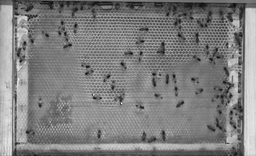
#> input picture Output/tests_clahe/test_clip1.0_tile32.png, 256 x 156 px, shrunk from 1696 x 1031 before the run, given in place of M01C02_000066.png, which was not available
$ jupyter execute --allow-errors filtres.ipynb   (older library calls are emulated)   (text cells are left out)
#> lines starting #> are read from the running program, lines starting #| are printed output that depends on the picture; pictures that were not available may be replaced by others from this repository, and a replacement may not be noted
[cell 1]
import cv2
import numpy as np
import os
import itertools
from tqdm import tqdm
import time
import sys
from scipy.fftpack import dct, idct

[cell 2]
IMG_PATH = "/Users/valentindaveau/2IA_S8/Mission_R&D/Bee-recognition/images2_crop/M01C02_000066.png"
BASE_OUT = "/Users/valentindaveau/2IA_S8/Mission_R&D/Bee-recognition/Output"

img = cv2.imread(IMG_PATH, cv2.IMREAD_GRAYSCALE)
#> img is the input picture: shape (156, 256); min 11, max 247, mean 126.9
if img is None:
    raise FileNotFoundError(f"Image introuvable : {IMG_PATH}")
print(f"Image chargée — {img.shape[1]}x{img.shape[0]} px")
#| Image chargée — 256x156 px

def make_output_dir(name):
    path = os.path.join(BASE_OUT, name)
    os.makedirs(path, exist_ok=True)
    return path

[cell 3]
output_dir = make_output_dir("tests_clahe")

clahe_clip_values = [1.0]
clahe_tile_values  = [32]
combinations = list(itertools.product(clahe_clip_values, clahe_tile_values))
print(f"CLAHE — {len(combinations)} combinaisons.")

for clip, tile in tqdm(combinations, desc="CLAHE"):
    clahe  = cv2.createCLAHE(clipLimit=clip, tileGridSize=(tile, tile))
    result = clahe.apply(img)
    cv2.imwrite(os.path.join(output_dir, f"test_clip{clip:.1f}_tile{tile}.png"), result)
#> this loop made 1 pass
#> pass 1, `result = clahe.apply(img)`:
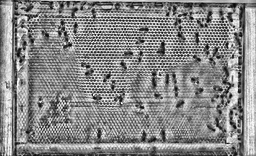
#> result: shape (156, 256); min 7, max 255, mean 135.8

print(f"Termine -> {output_dir}")
#| Termine -> /Users/valentindaveau/2IA_S8/Mission_R&D/Bee-recognition/Output/tests_clahe

[cell 4]
def apply_retinex(img, sigmas=(15, 80, 250)):
    """Multi-Scale Retinex sur image niveaux de gris."""
    img_f   = img.astype(np.float32) + 1.0
    log_img = np.log(img_f)
    msr     = np.zeros_like(img_f)
    for sigma in sigmas:
        blurred = cv2.GaussianBlur(img_f, (0, 0), sigma)
        blurred = np.maximum(blurred, 1.0)
        msr    += log_img - np.log(blurred)
    msr /= len(sigmas)
    msr  = cv2.normalize(msr, None, 0, 255, cv2.NORM_MINMAX)
    return msr.astype(np.uint8)


output_dir = make_output_dir("tests_retinex")

sigma_configs = {
    "ssr_15":    (15,),
    #"ssr_80":    (80,),
    #"ssr_250":   (250,),
    #"msr_std":   (15, 80, 250),
    #"msr_tight": (10, 25, 50),
    #"msr_wide":  (25, 100, 300),
}
retinex_sigmas = list(sigma_configs.values())[0]  # premier config actif
print(f"Retinex — {len(sigma_configs)} configurations.")

for name, sigmas in tqdm(sigma_configs.items(), desc="Retinex"):
    result = apply_retinex(img, sigmas=sigmas)
    cv2.imwrite(os.path.join(output_dir, f"test_{name}.png"), result)
#> this loop made 1 pass
#> pass 1, in apply_retinex, `msr  = cv2.normalize(msr, None, 0, 255, cv2.NORM_MINMAX)`:
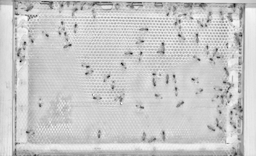
#> msr: shape (156, 256) float32; min -2.6e-06, max 255, mean 202.3; drawn with min black and max white

print(f"Termine -> {output_dir}")
#| Termine -> /Users/valentindaveau/2IA_S8/Mission_R&D/Bee-recognition/Output/tests_retinex

[cell 5]
# Conservee pour Kramer-Bruckner (center_weight >= 1)
# [27 lines left out: function apply_snn_kb, not called in this run]


def apply_snn(img, radius, h=15, passes=1):
    """
    SNN par plage d'intensite : inspire du concept query_radius du code GitHub.
    Pour chaque pixel c, retient les voisins dans [c-h, c+h] et les moyenne.
    h : rayon d'intensite (sigma bruit ~2.75 -> h=8-20 conseille).
    """
    result = img.copy()
    for _ in range(passes):
        img_f = result.astype(np.float32)
        win   = 2 * radius + 1
        pad   = cv2.copyMakeBorder(img_f, radius, radius, radius, radius, cv2.BORDER_REFLECT)
        H, W  = img_f.shape

        # Empilement vectorise de tous les voisins : (n_neighbors, H, W)
        planes = [
            pad[dy:dy + H, dx:dx + W]
            for dy in range(win)
            for dx in range(win)
            if not (dy == radius and dx == radius)
        ]
        neighbors = np.stack(planes, axis=0)             # (n_nbrs, H, W)
        keep      = np.abs(neighbors - img_f) <= h       # masque booleen
        n_kept    = keep.sum(axis=0)                     # (H, W)
        accum     = (neighbors * keep).sum(axis=0)       # (H, W)

        # Aucun voisin retenu -> conserver le pixel original
        out    = np.where(n_kept > 0, accum / np.maximum(n_kept, 1), img_f)
        result = np.clip(out, 0, 255).astype(np.uint8)
    return result

[cell 6]
output_dir = make_output_dir("tests_snn")

# radius : rayon spatial (cellules ~22 px -> radius <= 2)
snn_radius_values = [2]
# h : rayon d'intensite (bruit sigma~2.75 ; tester de 3*sigma a ~15*sigma)
snn_h_values      = [5]
# passes : iterations successives
snn_passes_values = [1,2,3]
combinations  = list(itertools.product(snn_radius_values, snn_h_values, snn_passes_values))
print(f"SNN — {len(combinations)} combinaisons.")

for radius, h_val, passes in tqdm(combinations, desc="SNN"):
    result = apply_snn(img, radius, h=h_val, passes=passes)
    cv2.imwrite(os.path.join(output_dir, f"test_r{radius}_h{h_val}_passes{passes}.png"), result)

print(f"Termine -> {output_dir}")
#| Termine -> /Users/valentindaveau/2IA_S8/Mission_R&D/Bee-recognition/Output/tests_snn

[cell 7]
def apply_epoaf(img, offsets, ksize=3):
    img_f = img.astype(np.float32)
    h, w = img.shape
    gx = cv2.Sobel(img_f, cv2.CV_32F, 1, 0, ksize=ksize)
    gy = cv2.Sobel(img_f, cv2.CV_32F, 0, 1, ksize=ksize)
    mag = np.sqrt(gx ** 2 + gy ** 2) + 1e-6
    tx = -gy / mag
    ty =  gx / mag
    xs = np.tile(np.arange(w, dtype=np.float32)[None, :], (h, 1))
    ys = np.tile(np.arange(h, dtype=np.float32)[:, None], (1, w))
    accum = img_f.copy()
    n = 1
    for s in offsets:
        map_x = np.clip(xs + s * tx, 0, w - 1).astype(np.float32)
        map_y = np.clip(ys + s * ty, 0, h - 1).astype(np.float32)
        accum += cv2.remap(img_f, map_x, map_y, cv2.INTER_LINEAR, borderMode=cv2.BORDER_REFLECT)
        n += 1
    return np.clip(accum / n, 0, 255).astype(np.uint8)


output_dir = make_output_dir("tests_epoaf")

# offsets : pas le long de la tangente a l'arete.
# Dans les zones plates (interieur alvéoles), le gradient Sobel est domine par le
# bruit -> direction tangente aleatoire. Un offset de 1px dans une direction
# aleatoire atterrit sur un pixel intérieur voisin (similaire) -> lissage bruit OK.
# Un offset >= 3px dans une direction aleatoire traverse les parois (~3-5px) -> flou.
# Regle : max_offset <= epaisseur_paroi / 2 ~ 1-2 px.
epoaf_offset_configs = {
    "pm1":   (-1, 1),           # 3 px moyennes  : lissage minimal, bruit reduit
    #"pm1_2": (-2, -1, 1, 2),    # 5 px moyennes  : lissage modere, limite a 2px de la tangente
}

# ksize=3 : gradient local (reactif aux petits bords)
# ksize=5 : gradient plus lisse mais moins precis sur des parois de 3-5 px
epoaf_ksize_values  = [5]

# passes : iterations ; avec pm1 le lissage est doux, 2-3 passes sont utiles
epoaf_passes_values = [1]

combinations = [
    (off_name, off_vals, ks, passes)
    for off_name, off_vals in epoaf_offset_configs.items()
    for ks in epoaf_ksize_values
    for passes in epoaf_passes_values
]
print(f"EPOAF — {len(combinations)} combinaisons.")

for off_name, off_vals, ks, passes in tqdm(combinations, desc="EPOAF"):
    result = img.copy()
    for _ in range(passes):
        result = apply_epoaf(result, off_vals, ksize=ks)
    cv2.imwrite(os.path.join(output_dir, f"test_{off_name}_ks{ks}_passes{passes}.png"), result)
#> this loop made 1 pass
#> pass 1, in apply_epoaf, `gy = cv2.Sobel(img_f, cv2.CV_32F, 0, 1, ksize=ksize)`:
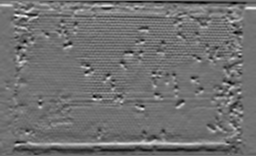
#> gy: shape (156, 256) float32; min -4590, max 5785, mean -6.6; drawn with min black and max white

print(f"Termine -> {output_dir}")
#| Termine -> /Users/valentindaveau/2IA_S8/Mission_R&D/Bee-recognition/Output/tests_epoaf

[cell 8]
output_dir = make_output_dir("tests_bilateral")

# d : diametre du filtre (cellules ~22 px -> rester en dessous pour ne pas traverser les bords)
bilateral_d_values           = [110]
# sigmaColor : tolerance d'intensite (murs de cellules ~ 20-40 niveaux de contraste)
bilateral_sc_values = [20]
# sigmaSpace : sigma spatial (doit rester du meme ordre que d)
bilateral_ss_values = [50]
combinations = list(itertools.product(bilateral_d_values, bilateral_sc_values, bilateral_ss_values))
print(f"Bilateral — {len(combinations)} combinaisons.")

for d, sc, ss in tqdm(combinations, desc="Bilateral"):
    filtered = cv2.bilateralFilter(img, d, sc, ss)
    cv2.imwrite(os.path.join(output_dir, f"test_d{d}_sc{sc}_ss{ss}.png"), filtered)

print(f"Termine -> {output_dir}")
#| Termine -> /Users/valentindaveau/2IA_S8/Mission_R&D/Bee-recognition/Output/tests_bilateral

[cell 9]
# ── Parametres BM3D ─────────────────────────────────────────────────────────
# sigma : bruit estime sur l image reelle (Immerkaer) = ~2.75 -> on prend 4
sigma              = 4
# lamb2d : seuillage pre-filtrage 2D (actif uniquement si sigma>40 -> jamais ici)
lamb2d             = 2.0
# lamb3d : facteur du seuil hard-thresholding DCT : seuil = lamb3d * sigma = 10.8
lamb3d             = 2.7
# Step1_ThreDist : distance max entre blocs DCT pour les considerer similaires
# reduit de 2500 a 1000 pour etre selectif (peu de bruit -> blocs similaires tres proches)
Step1_ThreDist     = 1000
Step1_MaxMatch     = 16
Step1_BlockSize    = 8
Step1_spdup_factor = 3
Step1_WindowSize   = 39
# Step2_ThreDist : reduit proportionnellement (400 -> 200)
Step2_ThreDist     = 200
Step2_MaxMatch     = 32
Step2_BlockSize    = 8
Step2_spdup_factor = 3
Step2_WindowSize   = 39
Kaiser_Window_beta = 2.0

# ── BM3D : fonctions internes ─────────────────────────────────────────────────

# [23 lines left out: functions Initialization, SearchWindow, not called in this run]


def dct2D(A):
    return dct(dct(A, axis=0, norm='ortho'), axis=1, norm='ortho')


def idct2D(A):
    return idct(idct(A, axis=0, norm='ortho'), axis=1, norm='ortho')


# [159 lines left out: functions PreDCT, Step1_ComputeDist, Step1_Grouping, Step1_3DFiltering, Step1_Aggregation, BM3D_Step1 and 5 more, not called in this run]
output_dir = make_output_dir("tests_bm3d")
cv2.setUseOptimized(True)


# Décommenter cette partie pour obtenir le résultat
"""
img_f = img.astype(np.float64)

t0        = time.time()
basic_img = BM3D_Step1(img_f)
basic_u8  = np.zeros(img.shape)
cv2.normalize(basic_img, basic_u8, 0, 255, cv2.NORM_MINMAX, dtype=-1)
basic_u8   = basic_u8.astype(np.uint8)
basic_path = os.path.join(output_dir, "bm3d_custom_basic.png")
cv2.imwrite(basic_path, basic_u8)
t1 = time.time()
print(f"Basic estimate -> {basic_path}  ({t1 - t0:.1f}s)")

final_img  = BM3D_Step2(basic_img, img_f)
cv2.normalize(final_img, final_img, 0, 255, cv2.NORM_MINMAX, dtype=-1)
final_img  = final_img.astype(np.uint8)
final_path = os.path.join(output_dir, "bm3d_custom_final.png")
cv2.imwrite(final_path, final_img)
t2 = time.time()
print(f"Final estimate  -> {final_path}  ({t2 - t1:.1f}s)")
"""

[cell 10]
def kb_filter(img_u8, win=1, shape="square"):
    img_f     = img_u8.astype(np.float32)
    k         = 2 * win + 1
    if shape == "ellipse":
        kernel = cv2.getStructuringElement(cv2.MORPH_ELLIPSE, (k, k))
    else:
        kernel = np.ones((k, k), np.uint8)
    local_min = cv2.erode(img_f, kernel)
    local_max = cv2.dilate(img_f, kernel)
    midpoint  = (local_max + local_min) / 2.0
    out       = local_min.copy()
    out[img_f > midpoint] = local_max[img_f > midpoint]
    return np.clip(out, 0, 255).astype(np.uint8)


output_dir = make_output_dir("tests_kramer_bruckner")
PAD     = 4
LHEIGHT = 22

def labeled_tile(tile_img, text):
    bar = np.full((LHEIGHT, tile_img.shape[1]), 30, dtype=np.uint8)
    cv2.putText(bar, text, (4, LHEIGHT - 5), cv2.FONT_HERSHEY_SIMPLEX, 0.42, 220, 1, cv2.LINE_AA)
    return np.vstack([bar, tile_img])

KB_ITERS = 1

KB_WIN = 1

# ── Iterations carre ──────────────────────────────────────────────────────────
current = img.copy()
for i in range(KB_ITERS):
    current = kb_filter(current, win=KB_WIN, shape="square")
#> this loop made 1 pass
#> pass 1, in kb_filter, `local_max = cv2.dilate(img_f, kernel)`:
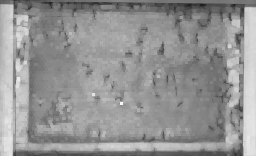
#> local_max: shape (156, 256) float32; min 28, max 247, mean 147.8
print(f"[square] {KB_ITERS} iterations terminees")

cv2.imwrite(os.path.join(output_dir, f"kb_square_iter_{KB_ITERS:02d}.png"), current)
print(f"[sortie] -> {output_dir}/kb_square_iter_{KB_ITERS:02d}.png")
#| [sortie] -> /Users/valentindaveau/2IA_S8/Mission_R&D/Bee-recognition/Output/tests_kramer_bruckner/kb_square_iter_01.png

# [9 lines of commented-out code are left out]
cols   = [img, current]
labels = ["Original", f"KB carre iter {KB_ITERS}"]
tiles  = [labeled_tile(c, l) for c, l in zip(cols, labels)]
#> call 2 of labeled_tile, with text = 'KB carre iter 1'
#> in labeled_tile (call 2), `cv2.putText(bar, text, (4, LHEIGHT - 5), cv2.FONT_HERSHEY_SIMPLEX, 0.4..`:
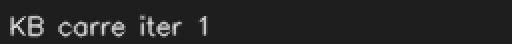
#> bar: shape (22, 256) (shown 2 times larger); min 30, max 219, mean 38.2
#> in labeled_tile (call 2), `return np.vstack([bar, tile_img])`:
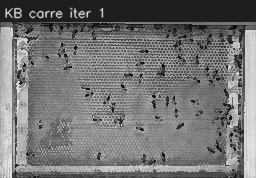
#> returned value: shape (178, 256); min 11, max 247, mean 116.2
#> tiles = 2 items
div    = np.full((tiles[0].shape[0], PAD), 80, dtype=np.uint8)
grid   = np.hstack([tiles[0], div, tiles[1]])
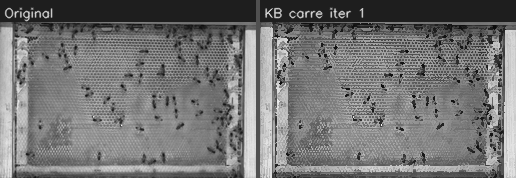
#> grid: shape (178, 516); min 11, max 247, mean 115.6
cv2.imwrite(os.path.join(output_dir, "compare_grid.png"), grid)
print(f"[grille] -> {output_dir}/compare_grid.png")
#| [grille] -> /Users/valentindaveau/2IA_S8/Mission_R&D/Bee-recognition/Output/tests_kramer_bruckner/compare_grid.png

# [10 lines of commented-out code are left out]
diff     = cv2.absdiff(current, img)
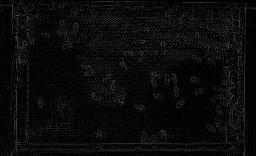
#> diff: shape (156, 256); min 0, max 87, mean 10.3
diff_vis = cv2.normalize(diff, None, 0, 255, cv2.NORM_MINMAX)
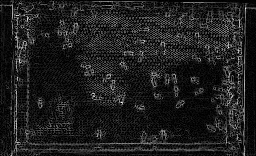
#> diff_vis: shape (156, 256); min 0, max 255, mean 30.2
cv2.imwrite(os.path.join(output_dir, "diff_iter.png"), diff_vis)
print(f"[diff] max={int(diff.max())}  mean={diff.mean():.2f}")
#| [diff] max=87  mean=10.29

# ── Differences carre vs ellipse (desactivees)
# diff_sq  = cv2.absdiff(current,    img)
# diff_el  = cv2.absdiff(current_el, img)
# diff_cmp = np.hstack([
#     labeled_tile(cv2.normalize(diff_sq, None, 0, 255, cv2.NORM_MINMAX), f"Diff Carre x{KB_ITERS}"),
#     np.full((img.shape[0] + LHEIGHT, PAD), 80, dtype=np.uint8),
#     labeled_tile(cv2.normalize(diff_el, None, 0, 255, cv2.NORM_MINMAX), f"Diff Ellipse x{KB_ITERS}"),
# ])
# cv2.imwrite(os.path.join(output_dir, "diff_square_vs_ellipse.png"), diff_cmp)

print(f"Termine -> {output_dir}")
#| Termine -> /Users/valentindaveau/2IA_S8/Mission_R&D/Bee-recognition/Output/tests_kramer_bruckner

[cell 11]
output_dir = make_output_dir("tests_nlm")

# h : force du debruitage (bruit mesure sigma~2.75 -> h = 2-3x sigma, soit 5-10)
nlm_h_values        = [5]
# templateWindowSize : taille du patch de comparaison (impair, << taille cellule 22 px)
nlm_template_values = [11]
# searchWindowSize : zone de recherche ; rester dans ~1-2 cellules
nlm_search_values   = [27]
combinations    = list(itertools.product(nlm_h_values, nlm_template_values, nlm_search_values))
print(f"NLM — {len(combinations)} combinaisons.")

for h, tmpl, srch in tqdm(combinations, desc="NLM"):
    filtered = cv2.fastNlMeansDenoising(img, h=h, templateWindowSize=tmpl, searchWindowSize=srch)
    cv2.imwrite(os.path.join(output_dir, f"test_h{h}_tmpl{tmpl}_srch{srch}.png"), filtered)

print(f"Termine -> {output_dir}")
#| Termine -> /Users/valentindaveau/2IA_S8/Mission_R&D/Bee-recognition/Output/tests_nlm

[cell 12]
# ── Parametres fixes du pipeline (meilleurs defaults par filtre) ─────────────
# Les valeurs sont lues depuis les variables de chaque cellule filtre.
# Modifier un parametre dans sa cellule suffit : le pipeline suit automatiquement.
PIPELINE_PARAMS = {
    "clahe":    {"clip_limit": clahe_clip_values[0],      "tile_size": clahe_tile_values[0]},
    "retinex":  {"sigmas":     retinex_sigmas},
    "snn":      {"radius":     snn_radius_values[0],      "h":         snn_h_values[0],
                 "passes":     snn_passes_values[0]},
    "bilateral":{"d":          bilateral_d_values[0],     "sigmaColor": bilateral_sc_values[0],
                 "sigmaSpace": bilateral_ss_values[0]},
    "kb":       {"win":        KB_WIN,                    "iters":     KB_ITERS},
    "epoaf":    {"offsets":    list(epoaf_offset_configs.values())[0],
                 "ksize":      epoaf_ksize_values[0]},
    "nlm":      {"h":          nlm_h_values[0],           "templateWindowSize": nlm_template_values[0],
                 "searchWindowSize": nlm_search_values[0]},
    "bm3d":     {},  # utilise les globaux sigma/lamb* definis dans la cellule BM3D
}

STEP1_SOURCES  = ["clahe", "original", "retinex"]
STEP2_FILTERS  = ["snn", "bilateral", "kb", "epoaf", "nlm", "bm3d"]


# ── Step 1 : contraste ───────────────────────────────────────────────────────
def apply_step1(img, source):
    if source == "clahe":
        p = PIPELINE_PARAMS["clahe"]
        clahe = cv2.createCLAHE(clipLimit=p["clip_limit"],
                                tileGridSize=(p["tile_size"], p["tile_size"]))
        return clahe.apply(img)
    if source == "retinex":
        return apply_retinex(img, sigmas=PIPELINE_PARAMS["retinex"]["sigmas"])
    return img.copy()  # original


# ── Step 2 : lissage / preservation des bords ────────────────────────────────
def apply_step2(img, edge_filter):
    p = PIPELINE_PARAMS[edge_filter]
    if edge_filter == "snn":
        return apply_snn(img, p["radius"], h=p["h"], passes=p["passes"])
    if edge_filter == "bilateral":
        return cv2.bilateralFilter(img, p["d"], p["sigmaColor"], p["sigmaSpace"])
    if edge_filter == "kb":
        result = img.copy()
        for _ in range(p["iters"]):
            result = kb_filter(result, win=p["win"])
        return result
    if edge_filter == "epoaf":
        return apply_epoaf(img, p["offsets"], ksize=p["ksize"])
    if edge_filter == "nlm":
        return cv2.fastNlMeansDenoising(
            img, h=p["h"],
            templateWindowSize=p["templateWindowSize"],
            searchWindowSize=p["searchWindowSize"],
        )
    if edge_filter == "bm3d":
        img_f  = img.astype(np.float64)
        basic  = BM3D_Step1(img_f)
        final  = BM3D_Step2(basic, img_f)
        out    = np.zeros(img.shape, dtype=np.float64)
        cv2.normalize(final, out, 0, 255, cv2.NORM_MINMAX, dtype=-1)
        return out.astype(np.uint8)
    raise ValueError(f"Filtre inconnu : {edge_filter}")


# ── Combinaison unique ───────────────────────────────────────────────────────
def run_combination(source, edge_filter, img, output_dir=None):
    """
    Execute une combinaison (source, edge_filter) et retourne l'image resultante.
    Si output_dir est fourni, sauvegarde {source}_{edge_filter}.png.

    source      : "clahe" | "original" | "retinex"
    edge_filter : "snn" | "bilateral" | "kb" | "epoaf" | "nlm" | "bm3d"
    """
    if source not in STEP1_SOURCES:
        raise ValueError(f"source invalide : {source}. Choisir parmi {STEP1_SOURCES}")
    if edge_filter not in STEP2_FILTERS:
        raise ValueError(f"filtre invalide : {edge_filter}. Choisir parmi {STEP2_FILTERS}")

    t0     = time.time()
    step1  = apply_step1(img, source)
    result = apply_step2(step1, edge_filter)
    elapsed = time.time() - t0

    if output_dir:
        os.makedirs(output_dir, exist_ok=True)
        path = os.path.join(output_dir, f"{source}_{edge_filter}.png")
        cv2.imwrite(path, result)
        print(f"[{source:8s} + {edge_filter:9s}] sauvegarde -> {path}  ({elapsed:.1f}s)")
    return result


# ── Pipeline complet : 18 combinaisons ───────────────────────────────────────
# [21 lines left out: function run_full_pipeline, not called in this run]

[cell 13]
# ── Exemples d'utilisation ───────────────────────────────────────────────────
pipeline_out = make_output_dir("pipeline")

# -- Toutes les 18 combinaisons :
# results = run_full_pipeline(img, output_dir=pipeline_out)

# -- Une combinaison specifique :
# result = run_combination("clahe", "snn", img, output_dir=pipeline_out)
# result = run_combination("retinex", "nlm", img, output_dir=pipeline_out)
# result = run_combination("original", "bm3d", img, output_dir=pipeline_out)  # lent

# -- Toutes les combinaisons sauf BM3D (rapide) :
STEP2_FILTERS_FAST = [f for f in STEP2_FILTERS if f != "bm3d"]
for src, flt in itertools.product(STEP1_SOURCES, STEP2_FILTERS_FAST):
  run_combination(src, flt, img, output_dir=pipeline_out)
#> this loop made 15 passes
#| [clahe    + snn      ] sauvegarde -> /Users/valentindaveau/2IA_S8/Mission_R&D/Bee-recognition/Output/pipeline/clahe_snn.png  (0.0s)
#| [clahe    + bilateral] sauvegarde -> /Users/valentindaveau/2IA_S8/Mission_R&D/Bee-recognition/Output/pipeline/clahe_bilateral.png  (0.6s)
#| [clahe    + kb       ] sauvegarde -> /Users/valentindaveau/2IA_S8/Mission_R&D/Bee-recognition/Output/pipeline/clahe_kb.png  (0.0s)
#| [clahe    + epoaf    ] sauvegarde -> /Users/valentindaveau/2IA_S8/Mission_R&D/Bee-recognition/Output/pipeline/clahe_epoaf.png  (0.0s)
#| [clahe    + nlm      ] sauvegarde -> /Users/valentindaveau/2IA_S8/Mission_R&D/Bee-recognition/Output/pipeline/clahe_nlm.png  (0.1s)
#> (further printed lines are left out)
#> pass 3, in kb_filter (call 2), `local_min = cv2.erode(img_f, kernel)`:
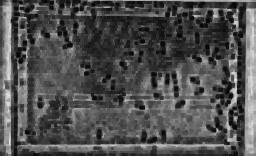
#> local_min: shape (156, 256) float32; min 7, max 232, mean 79.4
